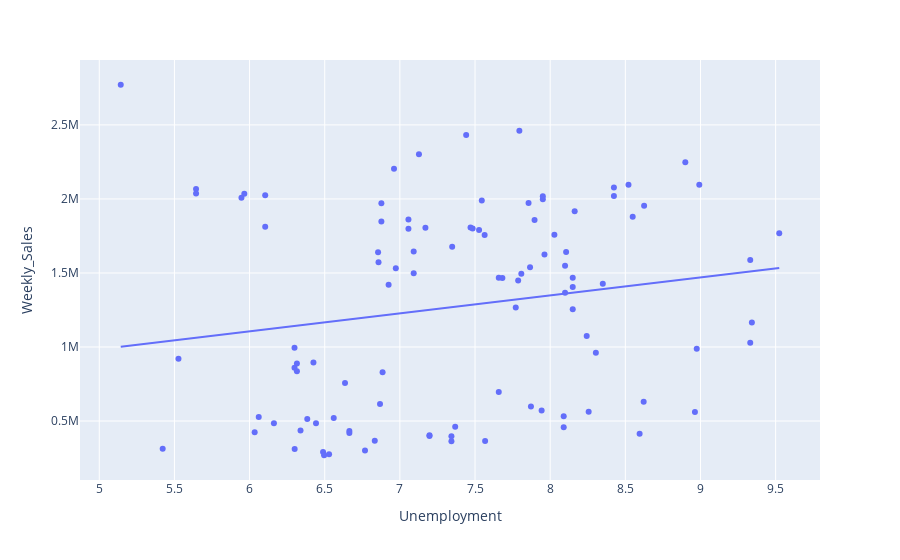

The cell this chart's notebook holds for it:
### Markdown cell above
- Temperature corrélation négative: Les températures ont un impact modéré sur les ventes de la semaine. Certains types de magasins peuvent être sensibles à la météo

### Code cell
fig = px.scatter(df, x='Unemployment', y='Weekly_Sales', trendline='ols')
fig.show()
